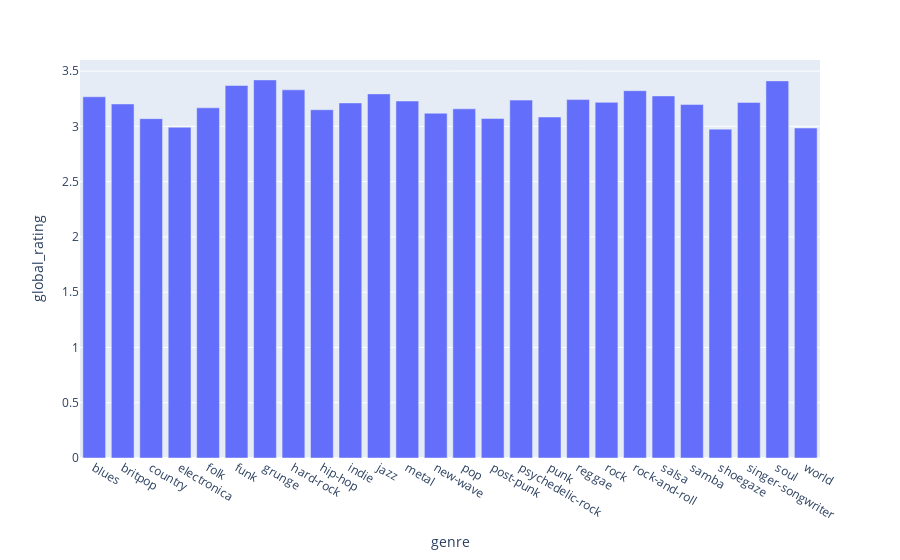

Source (notebook cell):
### Code cell
fig = px.bar(genres_aggregated, x='genre', y='global_rating')
fig.show()

### Figure 1 — Plotly figure (JSON) as saved in the notebook; plotly's stock layout.template omitted (floating-point values rounded to 4 significant figures)
{"data": [{"alignmentgroup": "True", "hovertemplate": "genre=%{x}<br>global_rating=%{y}<extra></extra>", "legendgroup": "", "marker": {"color": "#636efa", "pattern": {"shape": ""}}, "name": "", "offsetgroup": "", "orientation": "v", "showlegend": false, "textposition": "auto", "type": "bar", "x": ["blues", "britpop", "country", "electronica", "folk", "funk", "grunge", "hard-rock", "hip-hop", "indie", "jazz", "metal", "new-wave", "pop", "post-punk", "psychedelic-rock", "punk", "reggae", "rock", "rock-and-roll", "salsa", "samba", "shoegaze", "singer-songwriter", "soul", "world"], "xaxis": "x", "y": [3.267, 3.202, 3.07, 2.992, 3.168, 3.369, 3.42, 3.33, 3.15, 3.212, 3.294, 3.229, 3.119, 3.158, 3.071, 3.237, 3.084, 3.242, 3.217, 3.323, 3.275, 3.197, 2.975, 3.216, 3.411, 2.985], "yaxis": "y"}], "layout": {"barmode": "relative", "legend": {"tracegroupgap": 0}, "margin": {"t": 60}, "xaxis": {"anchor": "y", "domain": [0, 1], "title": {"text": "genre"}}, "yaxis": {"anchor": "x", "domain": [0, 1], "title": {"text": "global_rating"}}}}
